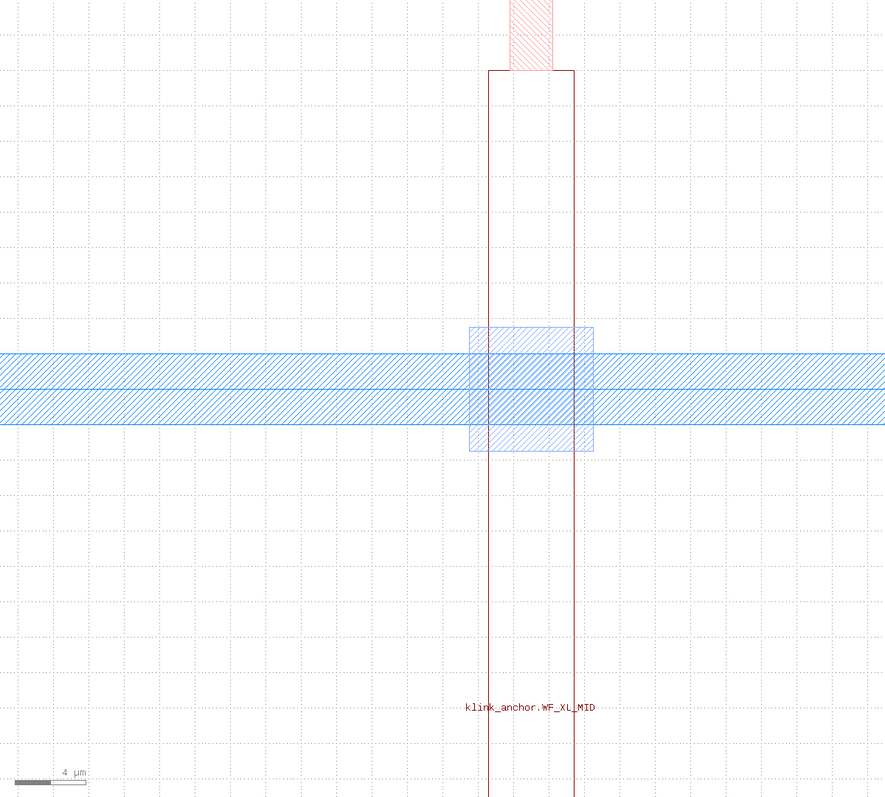
#> input picture assets/tutorials/ebl/step-07-detail.png, 885 x 797 px, shrunk from 1200 x 1080 before the run, found by its file name
$ python annotate_detail.py
#> lines starting #> are read from the running program, lines starting #| are printed output that depends on the picture
"""Draw an orange highlight box + arrow on step-07-detail.png.

selection.set_box's highlight doesn't render in view.screenshot's static
output, so per CLAUDE.md we annotate with Pillow instead. The highlighted
region is the top-right electrode pad in this cluster -- elec_right_x_um[2]
= 2480, elec_pad_y_um()[3] (row 3, the top row for elec_rows=4) = 45 --
where net n40's M3 (3/0) fanout trace, routed all the way from its bond pad
~10000 um away through the shared corridor, actually terminates.

step-07-detail.png was captured with the NEW honest bbox_um clip (no more
bbox-dbu-holding-microns workaround -- the plugin's view.* RPCs were
reloaded with real bbox_um/bbox_dbu units before this tutorial was
written):
    view.screenshot(bbox_um=[2370.0, -70.0, 2510.0, 70.0], width_px=1200, height_px=1200)
Because the crop is exactly square (140 x 140 um) and width_px == height_px,
there is no letterboxing and the um -> pixel mapping is exactly linear:
8.5714 px/um, pixel_x = (um_x - 2370) * 8.5714,
pixel_y = (70 - um_y) * 8.5714.

Run with --out-dir pointing at the SAME directory draw_neural_tutorial.py
wrote into (its default matches this script's default).
"""
import argparse
from pathlib import Path

from PIL import Image, ImageDraw

REPO_ROOT = Path(__file__).resolve().parents[3]
DEFAULT_OUT = REPO_ROOT / "test_outputs" / "tutorial_capture" / "neural_electrode"

BBOX_UM = (2370.0, -70.0, 2510.0, 70.0)
PX_PER_UM = 1200.0 / 140.0  # 1200px / 140um == 1200px / 140um (square crop)
ORANGE = (230, 126, 34, 255)

# elec_right_x_um[2]=2480, elec_pad_size_um=(20,21) -> pad bbox
PAD_UM = (2470.0, 34.5, 2490.0, 55.5)


def _parse_args():
    parser = argparse.ArgumentParser(description=__doc__)
    parser.add_argument(
        "--out-dir",
        default=str(DEFAULT_OUT),
        help="Directory holding step-07-detail.png (default: %(default)s)",
    )
    return parser.parse_args()


def um_to_px(x_um, y_um):
    x0, y0, x1, y1 = BBOX_UM
    return (
        (x_um - x0) * PX_PER_UM,
        (y1 - y_um) * PX_PER_UM,  # image y grows downward, layout y grows upward
    )


def main():
    args = _parse_args()
    out_dir = Path(args.out_dir)
    src = out_dir / "step-07-detail.png"
    dst = out_dir / "step-07-detail-annotated.png"

    im = Image.open(src).convert("RGB")
#> im is the input picture: PIL image 885x797 RGB; mean R, G, B 248.8, 250.7, 253.1
    draw = ImageDraw.Draw(im)

    x0, y0 = um_to_px(PAD_UM[0], PAD_UM[1])
    x1, y1 = um_to_px(PAD_UM[2], PAD_UM[3])
    pad = 10
    box = (min(x0, x1) - pad, min(y0, y1) - pad, max(x0, x1) + pad, max(y0, y1) + pad)
    draw.rectangle(box, outline=ORANGE, width=5)

    # Short arrow from lower-left, pointing at the box's bottom-left corner.
    tip = (box[0] - 8, box[3] + 8)
    tail = (tip[0] - 170, tip[1] + 140)
    draw.line([tail, tip], fill=ORANGE, width=4)
    import math
    ang = math.atan2(tip[1] - tail[1], tip[0] - tail[0])
    for da in (0.5, -0.5):
        a = ang + math.pi - da
        head = (tip[0] + 20 * math.cos(a), tip[1] + 20 * math.sin(a))
        draw.line([tip, head], fill=ORANGE, width=4)

    im.save(dst)
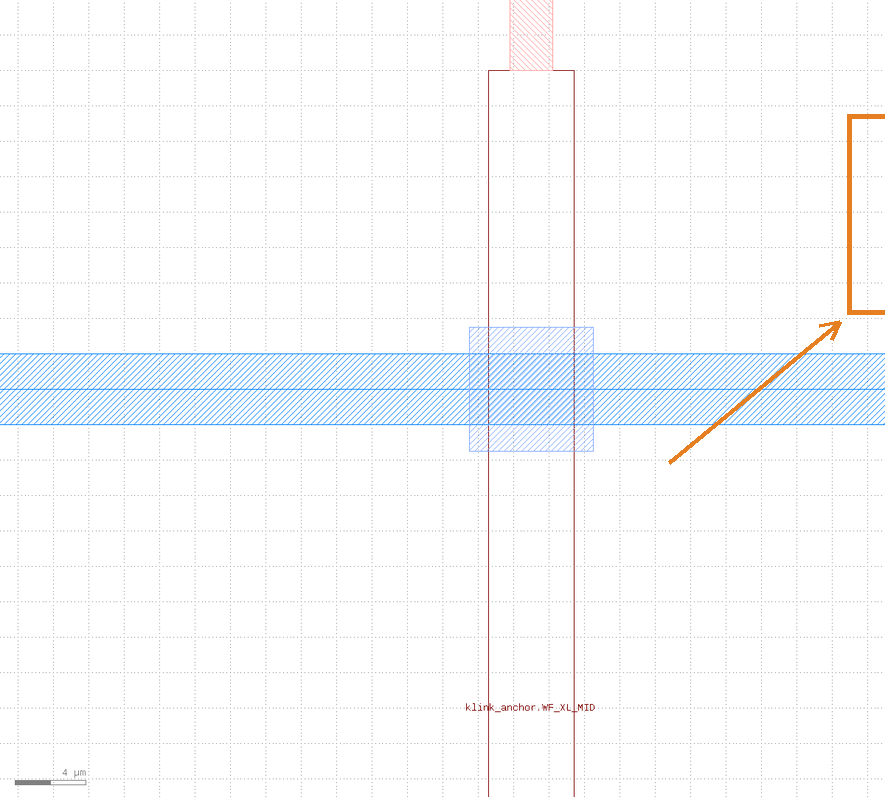
#> saved as step-07-detail-annotated.png: PIL image 885x797 RGB; mean R, G, B 248.7, 250.3, 252.3
    print("saved", dst)


if __name__ == "__main__":
    main()

$ run again, with assets/tutorials/ebl/step-01-layers.png copied over assets/tutorials/ebl/step-07-detail.png
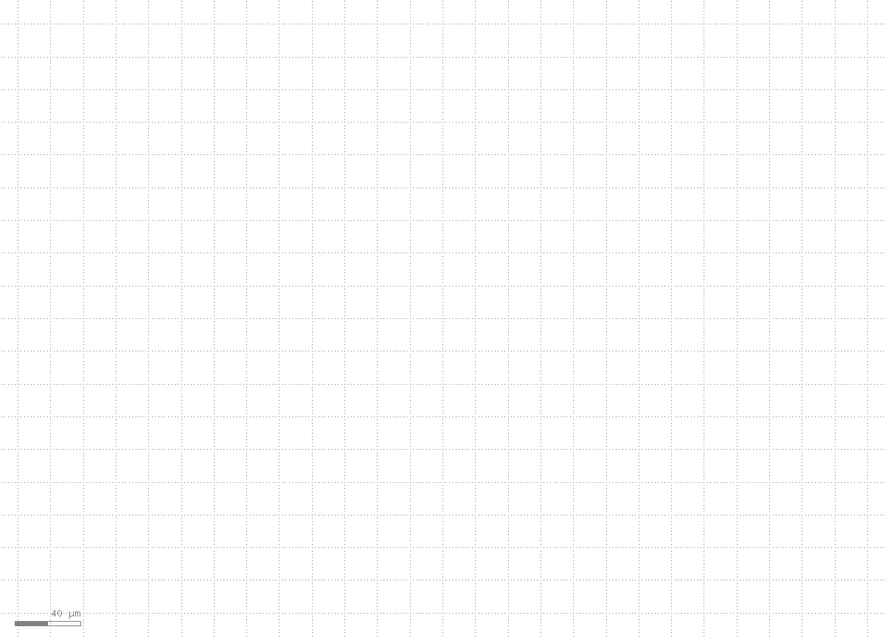
#> input picture assets/tutorials/ebl/step-01-layers.png, 885 x 638 px, shrunk from 1200 x 864 before the run, found by its file name
#> in main, im is the input picture: PIL image 885x638 RGB; min 112, max 255, mean 253.3
#> in main, `im.save(dst)`:
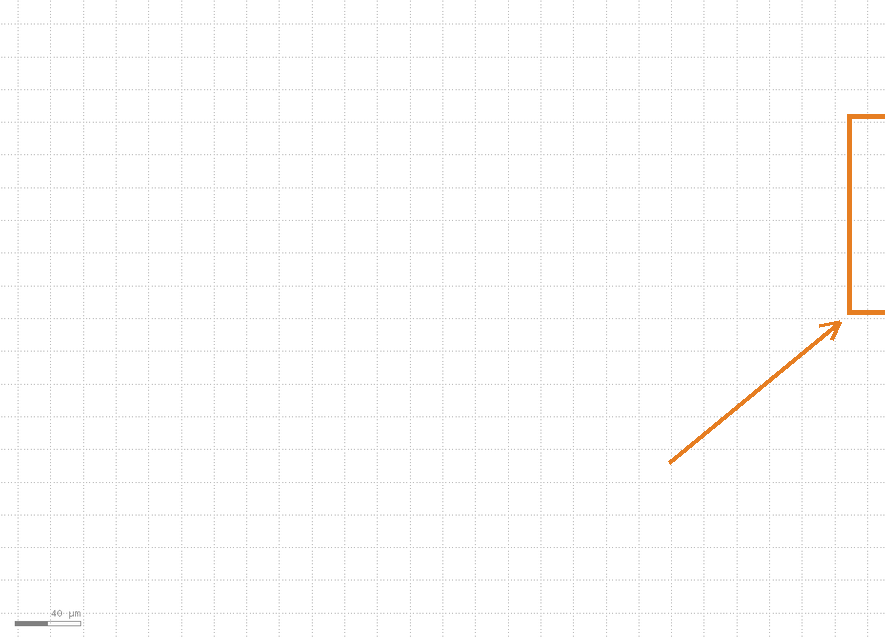
#> saved as step-07-detail-annotated.png: PIL image 885x638 RGB; mean R, G, B 253.2, 252.7, 252.3

$ run again, with assets/tutorials/ebl/step-02-flake.png copied over assets/tutorials/ebl/step-07-detail.png
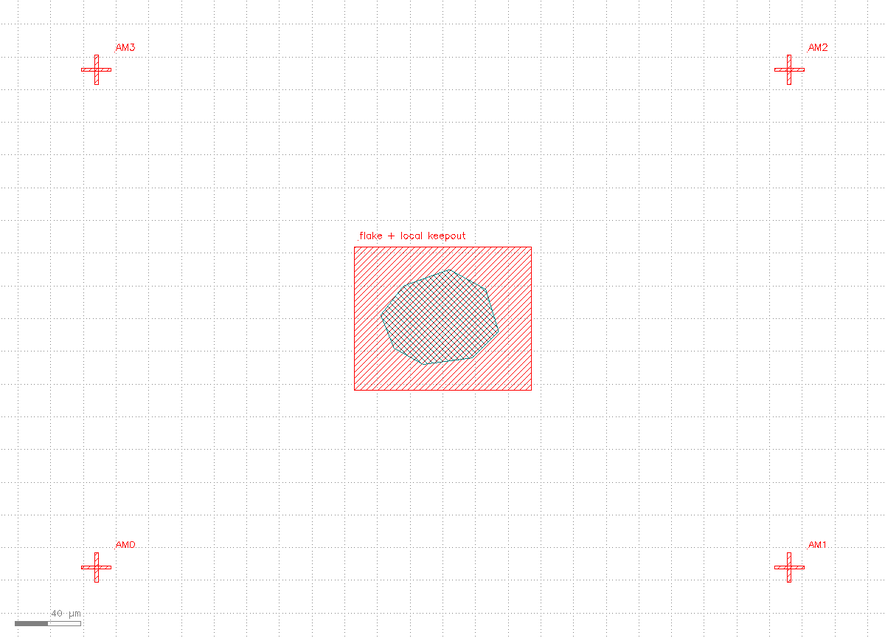
#> input picture assets/tutorials/ebl/step-02-flake.png, 885 x 638 px, shrunk from 1200 x 864 before the run, found by its file name
#> in main, im is the input picture: PIL image 885x638 RGB; mean R, G, B 252.6, 250.7, 250.7
#> in main, `im.save(dst)`:
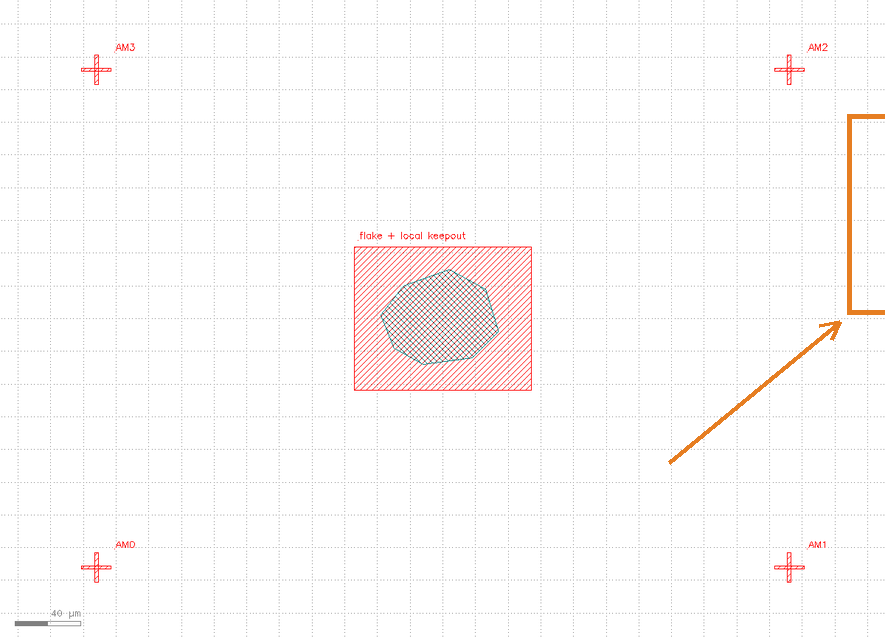
#> saved as step-07-detail-annotated.png: PIL image 885x638 RGB; mean R, G, B 252.5, 250.1, 249.7

$ run again, with assets/tutorials/ebl/step-03-contacts-vias.png copied over assets/tutorials/ebl/step-07-detail.png
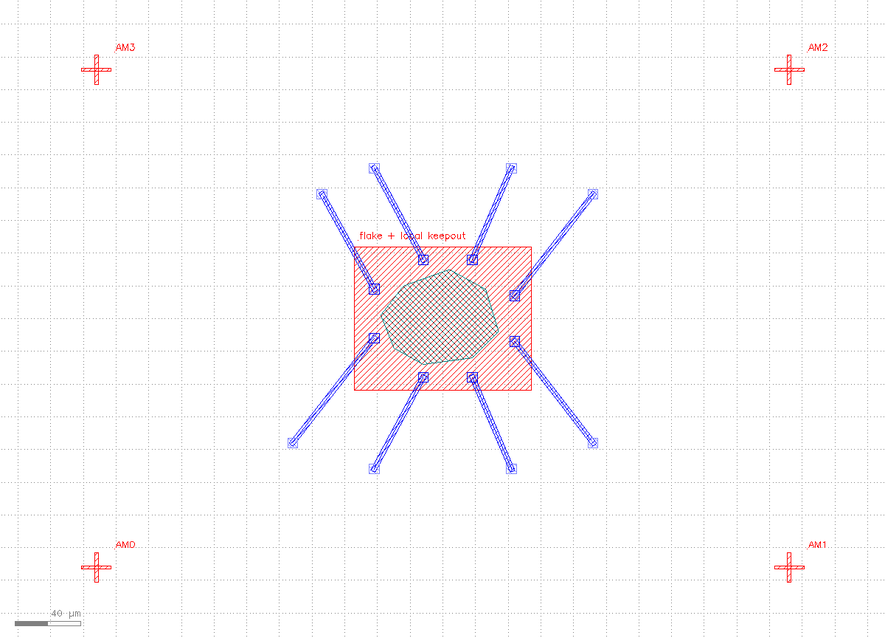
#> input picture assets/tutorials/ebl/step-03-contacts-vias.png, 885 x 638 px, shrunk from 1200 x 864 before the run, found by its file name
#> in main, im is the input picture: PIL image 885x638 RGB; mean R, G, B 251.3, 249.5, 250.7
#> in main, `im.save(dst)`:
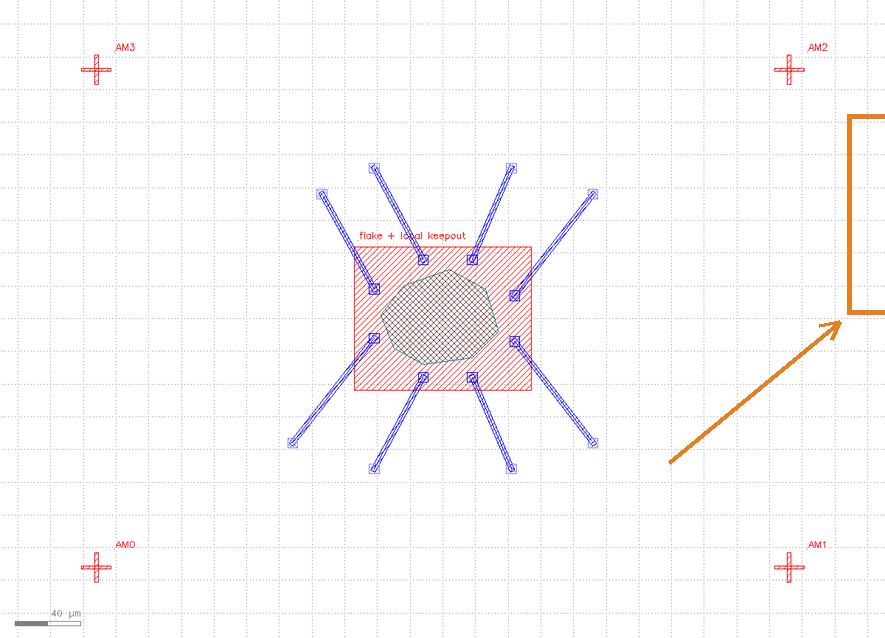
#> saved as step-07-detail-annotated.png: PIL image 885x638 RGB; mean R, G, B 251.2, 248.9, 249.8
